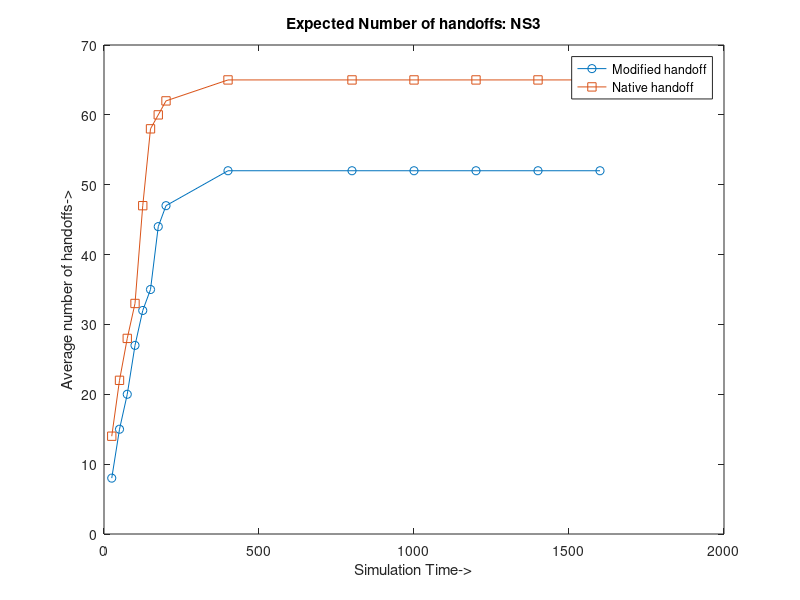

The MATLAB script that drew this image:
clc
clear all
close all

x=[25 50 75 100 125 150 175 200 400 800 1000 1200 1400 1600];

%For trialhanodff:handoffs number
y=[8 15 20 27 32 35 44 47 52 52 52 52 52 52];
figure();
plot(x,y,'-o')
hold on
%For A3: handoffs number
y=[14 22 28 33 47 58 60 62 65 65 65 65 65 65];
plot(x,y,'-s')
hold off
xlabel('Simulation Time->');ylabel('Average number of handoffs->');
legend('Modified handoff','Native handoff');
title('Expected Number of handoffs: NS3');